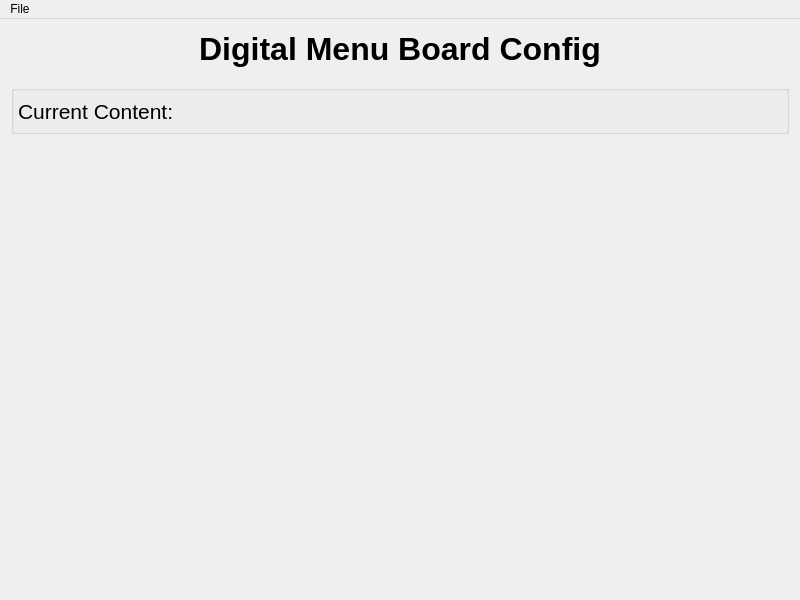
<?xml version="1.0" encoding="UTF-8"?>
<ui version="4.0">
 <class>MainWindow</class>
 <widget class="QMainWindow" name="MainWindow">
  <property name="geometry">
   <rect>
    <x>0</x>
    <y>0</y>
    <width>800</width>
    <height>600</height>
   </rect>
  </property>
  <property name="windowTitle">
   <string>DMB Configuration</string>
  </property>
  <property name="iconSize">
   <size>
    <width>18</width>
    <height>18</height>
   </size>
  </property>
  <property name="documentMode">
   <bool>false</bool>
  </property>
  <widget class="QWidget" name="centralWidget">
   <property name="sizePolicy">
    <sizepolicy hsizetype="MinimumExpanding" vsizetype="MinimumExpanding">
     <horstretch>0</horstretch>
     <verstretch>0</verstretch>
    </sizepolicy>
   </property>
   <property name="minimumSize">
    <size>
     <width>200</width>
     <height>200</height>
    </size>
   </property>
   <property name="styleSheet">
    <string notr="true"/>
   </property>
   <layout class="QGridLayout" name="gridLayout_2">
    <property name="topMargin">
     <number>0</number>
    </property>
    <property name="bottomMargin">
     <number>0</number>
    </property>
    <item row="2" column="0">
     <layout class="QGridLayout" name="gridLayout">
      <property name="sizeConstraint">
       <enum>QLayout::SetMinAndMaxSize</enum>
      </property>
      <item row="0" column="0">
       <widget class="QLabel" name="mainWindowCurrentContent">
        <property name="sizePolicy">
         <sizepolicy hsizetype="Expanding" vsizetype="Expanding">
          <horstretch>0</horstretch>
          <verstretch>0</verstretch>
         </sizepolicy>
        </property>
        <property name="minimumSize">
         <size>
          <width>200</width>
          <height>60</height>
         </size>
        </property>
        <property name="frameShape">
         <enum>QFrame::NoFrame</enum>
        </property>
        <property name="lineWidth">
         <number>0</number>
        </property>
        <property name="text">
         <string/>
        </property>
        <property name="textFormat">
         <enum>Qt::RichText</enum>
        </property>
        <property name="scaledContents">
         <bool>true</bool>
        </property>
        <property name="alignment">
         <set>Qt::AlignLeading|Qt::AlignLeft|Qt::AlignTop</set>
        </property>
       </widget>
      </item>
     </layout>
    </item>
    <item row="0" column="0">
     <widget class="QLabel" name="headerLabel">
      <property name="sizePolicy">
       <sizepolicy hsizetype="Preferred" vsizetype="Fixed">
        <horstretch>0</horstretch>
        <verstretch>0</verstretch>
       </sizepolicy>
      </property>
      <property name="minimumSize">
       <size>
        <width>0</width>
        <height>60</height>
       </size>
      </property>
      <property name="font">
       <font>
        <family>Arial</family>
        <pointsize>24</pointsize>
        <weight>75</weight>
        <bold>true</bold>
        <underline>false</underline>
       </font>
      </property>
      <property name="frameShape">
       <enum>QFrame::NoFrame</enum>
      </property>
      <property name="text">
       <string>Digital Menu Board Config</string>
      </property>
      <property name="alignment">
       <set>Qt::AlignCenter</set>
      </property>
     </widget>
    </item>
    <item row="1" column="0">
     <widget class="QGroupBox" name="currentMenuGroupBox">
      <property name="sizePolicy">
       <sizepolicy hsizetype="Preferred" vsizetype="Fixed">
        <horstretch>0</horstretch>
        <verstretch>0</verstretch>
       </sizepolicy>
      </property>
      <property name="minimumSize">
       <size>
        <width>200</width>
        <height>30</height>
       </size>
      </property>
      <property name="title">
       <string/>
      </property>
      <property name="flat">
       <bool>true</bool>
      </property>
      <layout class="QHBoxLayout" name="horizontalLayout">
       <property name="spacing">
        <number>0</number>
       </property>
       <property name="leftMargin">
        <number>4</number>
       </property>
       <property name="topMargin">
        <number>0</number>
       </property>
       <property name="rightMargin">
        <number>0</number>
       </property>
       <property name="bottomMargin">
        <number>0</number>
       </property>
       <item>
        <widget class="QLabel" name="currentMenuLabel">
         <property name="sizePolicy">
          <sizepolicy hsizetype="Preferred" vsizetype="Preferred">
           <horstretch>0</horstretch>
           <verstretch>0</verstretch>
          </sizepolicy>
         </property>
         <property name="minimumSize">
          <size>
           <width>200</width>
           <height>40</height>
          </size>
         </property>
         <property name="font">
          <font>
           <family>Segoe UI</family>
           <pointsize>16</pointsize>
           <weight>50</weight>
           <italic>false</italic>
           <bold>false</bold>
          </font>
         </property>
         <property name="frameShape">
          <enum>QFrame::NoFrame</enum>
         </property>
         <property name="frameShadow">
          <enum>QFrame::Plain</enum>
         </property>
         <property name="lineWidth">
          <number>0</number>
         </property>
         <property name="text">
          <string>Current Content:</string>
         </property>
         <property name="scaledContents">
          <bool>true</bool>
         </property>
        </widget>
       </item>
      </layout>
     </widget>
    </item>
   </layout>
  </widget>
  <widget class="QMenuBar" name="menuBar">
   <property name="geometry">
    <rect>
     <x>0</x>
     <y>0</y>
     <width>800</width>
     <height>29</height>
    </rect>
   </property>
   <widget class="QMenu" name="menuFile">
    <property name="title">
     <string>File</string>
    </property>
    <addaction name="editDisplaySettingsAction"/>
    <addaction name="separator"/>
    <addaction name="exitAction"/>
   </widget>
   <addaction name="menuFile"/>
  </widget>
  <action name="editDisplaySettingsAction">
   <property name="text">
    <string>Edit Display Settings</string>
   </property>
  </action>
  <action name="exitAction">
   <property name="text">
    <string>Exit</string>
   </property>
  </action>
 </widget>
 <layoutdefault spacing="6" margin="11"/>
 <resources/>
 <connections/>
</ui>
